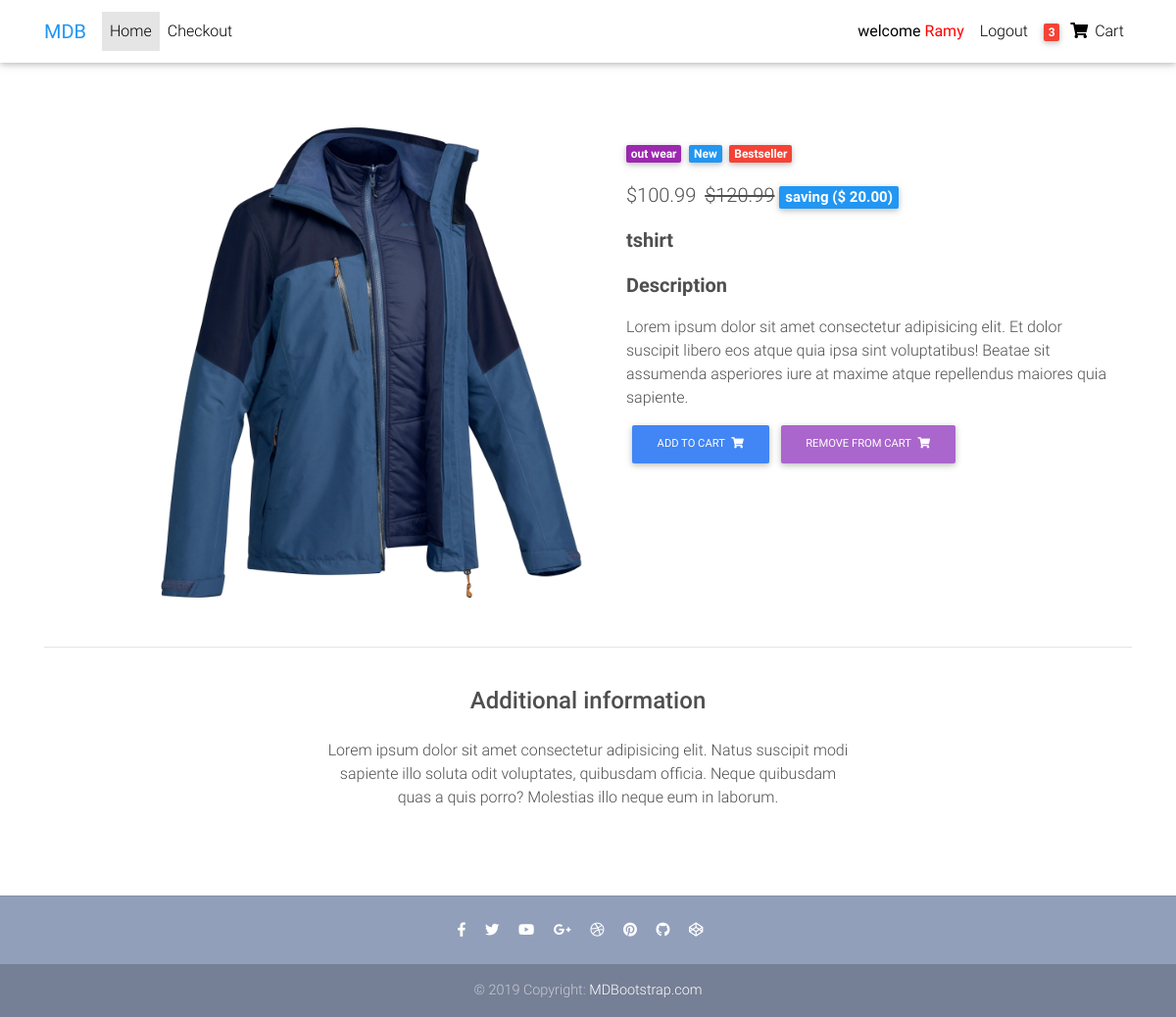
The app's page /oneItem/tshirt (signed in) with its own data.
### product/models.py (models this page shows, shortened)
class Order( models.Model):
    user=models.ForeignKey(settings.AUTH_USER_MODEL,on_delete=models.CASCADE)
    item = models.ManyToManyField(OrderItem,related_name='orderItems')# model.objects.add(item)
    start_date=models.DateField(auto_now_add=True)
    ordered_date = models.DateTimeField(default=timezone.now)
    ordered=models.BooleanField(default=False)

class OrderItem(models.Model):
        user=models.ForeignKey(settings.AUTH_USER_MODEL,on_delete=models.CASCADE,null=True,blank=True)
        item=models.ForeignKey(Item,on_delete=models.CASCADE)
        quantaty=models.IntegerField(default=1)
        ordered=models.BooleanField(default=False)

class Item(models.Model):
    title = models.CharField(max_length = 150)
    price = models.DecimalField(max_digits=100, decimal_places=2)
    discount_price=models.FloatField(blank=True,null=True)
    category=models.CharField(choices=CATEGORY_CHOICES,max_length=2,default='s')
    label=models.CharField(choices=LABEL_CHOICES,max_length=1,default='p')
    slug=models.SlugField(default='')
    description=models.TextField(null=True,blank=True)
    avaliable=models.BooleanField(default=True)
    add_date=models.DateField(auto_now=True)
    update_date = models.DateField(auto_now=False, auto_now_add=True)
    image = models.ImageField(upload_to='',blank=True,null=True  )
    def saving(self):
        if self.discount_price:
            saving_money= float(self.price)-float(self.discount_price)
            return saving_money

### product/views.py (the view)
# urls.py: path('oneItem/<slug:slug>',oneItem,name='oneItem'),
def oneItem(request,slug):
    item =Item.objects.get(slug=slug)
    context={
        'item':item,
    }
    template='product.html'
    return render(request,template,context)

### product/templatetags/cart_template_tags.py (called while the page is built)
@register.filter
def cart_item_count(user):
    if user.is_authenticated:
        qs = Order.objects.filter(user=user, ordered=False)
        if qs.exists():
            items= qs[0].item.all()
            quantaty=0
            for item in items:
                quantaty+=item.quantaty
            return quantaty
        else:
            return 0

### templates/product.html (shortened to what this page needs)
<!DOCTYPE html>
<html lang="en">
  {% load static %}
  <head>
    <link rel="stylesheet" href="https://use.fontawesome.com/releases/v5.11.2/css/all.css">
    <link href="{% static 'css/bootstrap.min.css' %}" rel="stylesheet">
    <link href="{% static 'css/mdb.min.css' %}"" rel="stylesheet">
    <link href="{% static 'css/style.min.css' %}"" rel="stylesheet">
  </head>
<body>
{% include 'navbar.html'%}
  <main class="mt-5 pt-4">
    <div class="container dark-grey-text mt-5">
      <div class="row wow fadeIn">
        <div class="col-md-6 mb-4">
          <img src="/static{{item.image.url}}" class="img-fluid" alt="" style="height: 500px;margin-left: 80px;">
        </div>
        <div class="col-md-6 mb-4">
          <div class="p-4">
            <div class="mb-3">
              <a href="">
                <span class="badge purple mr-1">{{item.get_category_display}}</span>
              </a>
              <a href="">
                <span class="badge blue mr-1">New</span>
              </a>
              <a href="">
                <span class="badge red mr-1">Bestseller</span>
              </a>
            </div>
            <p class="lead">
              <span class="mr-1">
                {%if item.discount_price%}
                <span>${{item.discount_price}}</span>
              </span>
              <del>${{item.price}}</del>
              <span class="badge blue mr-2">saving ($ {{item.saving|floatformat:2 }})</span>
              {%else%}
              <span>${{item.price}}</span>
            </p>
            {%endif%}
            <p class="lead font-weight-bold">{{item.title}}</p>
            <p class="lead font-weight-bold">Description</p>
            <p>Lorem ipsum dolor sit amet consectetur adipisicing elit. Et dolor suscipit libero eos atque quia ipsa
              sint voluptatibus!
              Beatae sit assumenda asperiores iure at maxime atque repellendus maiores quia sapiente.</p>
              {% if user.is_authenticated %}
            <form class="d-flex justify-content-left">
              <a href="{% url 'add_to_cart' item.slug %}" class="btn btn-primary btn-md my-0 p" >Add to cart
                <i class="fas fa-shopping-cart ml-1"></i>
              </a>
              <a href="{% url 'remove_from_cart' item.slug%}" class="btn btn-secondary btn-md my-0 p" >Remove from cart
                <i class="fas fa-shopping-cart ml-1"></i></a>
              {%endif%}
               </form>
          </div>
        </div>
      </div>
      <hr>
      <div class="row d-flex justify-content-center wow fadeIn">
        <div class="col-md-6 text-center">
          <h4 class="my-4 h4">Additional information</h4>
          <p>Lorem ipsum dolor sit amet consectetur adipisicing elit. Natus suscipit modi sapiente illo soluta odit
            voluptates,
            quibusdam officia. Neque quibusdam quas a quis porro? Molestias illo neque eum in laborum.</p>
        </div>
      </div>
      <div class="row wow fadeIn">
        <div class="col-lg-4 col-md-12 mb-4">
        </div>
        <div class="col-lg-4 col-md-6 mb-4">
        </div>
        <div class="col-lg-4 col-md-6 mb-4">
        </div>
      </div>
    </div>
  </main>
  <footer class="page-footer text-center font-small mt-4 wow fadeIn">
    <hr class="my-4">
    <div class="pb-4">
      <a href="https://www.facebook.com/mdbootstrap" target="_blank">
        <i class="fab fa-facebook-f mr-3"></i>
      </a>
      <a href="https://twitter.com/MDBootstrap" target="_blank">
        <i class="fab fa-twitter mr-3"></i>
      </a>
      <a href="https://www.youtube.com/watch?v=7MUISDJ5ZZ4" target="_blank">
        <i class="fab fa-youtube mr-3"></i>
      </a>
      <a href="https://plus.google.com/u/0/b/107863090883699620484" target="_blank">
        <i class="fab fa-google-plus-g mr-3"></i>
      </a>
      <a href="https://dribbble.com/mdbootstrap" target="_blank">
        <i class="fab fa-dribbble mr-3"></i>
      </a>
      <a href="https://pinterest.com/mdbootstrap" target="_blank">
        <i class="fab fa-pinterest mr-3"></i>
      </a>
      <a href="https://github.com/mdbootstrap/bootstrap-material-design" target="_blank">
        <i class="fab fa-github mr-3"></i>
      </a>
      <a href="http://codepen.io/mdbootstrap/" target="_blank">
        <i class="fab fa-codepen mr-3"></i>
      </a>
    </div>
    <div class="footer-copyright py-3">
      © 2019 Copyright:
      <a href="https://mdbootstrap.com/education/bootstrap/" target="_blank"> MDBootstrap.com </a>
    </div>
  </footer>
</body>
</html>

### templates/navbar.html (shortened to what this page needs)
{% load cart_template_tags %}
  <nav class="navbar fixed-top navbar-expand-lg navbar-light white scrolling-navbar">
    <div class="container">
      <a class="navbar-brand waves-effect" href="https://mdbootstrap.com/docs/jquery/" target="_blank">
        <strong class="blue-text">MDB</strong>
      </a>
      <div class="collapse navbar-collapse" id="navbarSupportedContent">
        <ul class="navbar-nav mr-auto">
          <li class="nav-item active">
            <a class="nav-link waves-effect" href="{% url 'home'%}">Home
            </a>
          </li>
          <li class="nav-item">
            <a class="nav-link waves-effect" href="/checkout" target="_blank">Checkout</a>
          </li>
        </ul>
        <ul class="navbar-nav nav-flex-icons">
          <li class="nav-item">
            <a class="nav-link waves-effect" href="{%url 'reg:register'%}">
              {% if user.is_authenticated %}
               <span class="clearfix d-none d-sm-inline-block"><b> welcome  <span style="color: red">{{user|capfirst}}</span> </span></b>
               {% endif %}
              </a>
           </li>
           {% if user.is_authenticated %}
          <li class="nav-item">
            <a class="nav-link waves-effect" href="{% url 'reg:logout_backend'%}">
              <span class="clearfix d-none d-sm-inline-block"> Logout </span>
            </a>
          </li>
          {% endif %}
          <li class="nav-item">
            <a href="#" class="nav-link waves-effect">
              {% if user.is_authenticated%}
              <span class="badge red z-depth-1 mr-1"> {{request.user|cart_item_count}}</span>
              {%endif%}
              <i class="fas fa-shopping-cart"></i>
              <span class="clearfix d-none d-sm-inline-block"> Cart </span>
            </a>
          </li>
        </ul>
      </div>
    </div>
  </nav>

### records on screen
Item: image (picture), category "out wear", discount_price "100.99", price "120.99", saving "20.00", title "tshirt"

### other values on screen
{{ user|capfirst }} "Ramy"
{{ request.user|cart_item_count }} "3"
